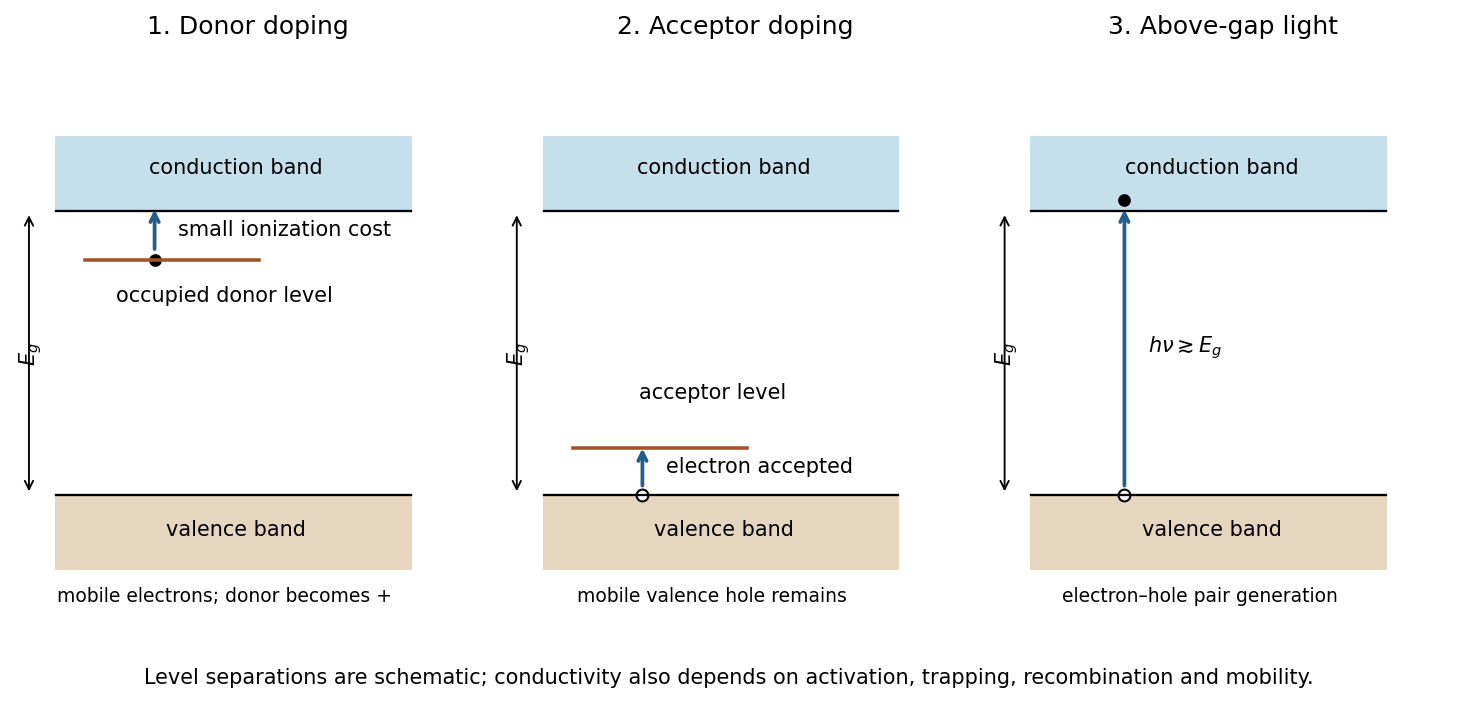

Write Python code to recreate this figure.
"""Original donor, acceptor and optical carrier-generation diagrams; NST IA Chemistry 2024."""
import matplotlib
matplotlib.use('Agg')
import matplotlib.pyplot as plt

fig,axs=plt.subplots(1,3,figsize=(10,4.7),facecolor='white')
for ax in axs:
    ax.set(xlim=(0,4),ylim=(-.5,4.6));ax.axis('off')
    ax.fill_between([.35,3.4],3.15,3.8,color='#c6dfed');ax.fill_between([.35,3.4],0,.65,color='#e7d6bf')
    ax.text(1.9,3.48,'conduction band',ha='center',fontsize=10);ax.text(1.9,.30,'valence band',ha='center',fontsize=10)
    ax.plot([.35,3.4],[3.15,3.15],color='black',lw=1.1);ax.plot([.35,3.4],[.65,.65],color='black',lw=1.1)
    ax.annotate('',(.12,3.15),(.12,.65),arrowprops={'arrowstyle':'<->','lw':.9});ax.text(.02,1.9,r'$E_g$',rotation=90,va='center')
def arrow(ax,x,y1,y2,label):
    ax.annotate('',(x,y2),(x,y1),arrowprops={'arrowstyle':'->','color':'#245f8a','lw':1.8});ax.text(x+.2,(y1+y2)/2,label,fontsize=10,va='center')
a=axs[0];a.set_title('1. Donor doping',fontsize=12)
a.plot([.6,2.1],[2.72,2.72],color='#a55129',lw=1.7);a.scatter([1.2],[2.72],s=26,color='black');arrow(a,1.2,2.78,3.2,'small ionization cost')
a.text(1.8,2.35,'occupied donor level',ha='center',fontsize=10);a.text(1.8,-.28,'mobile electrons; donor becomes +',ha='center',fontsize=9)
a=axs[1];a.set_title('2. Acceptor doping',fontsize=12)
a.plot([.6,2.1],[1.07,1.07],color='#a55129',lw=1.7);a.scatter([1.2],[.65],s=32,facecolor='white',edgecolor='black');arrow(a,1.2,.70,1.1,'electron accepted')
a.text(1.8,1.5,'acceptor level',ha='center',fontsize=10);a.text(1.8,-.28,'mobile valence hole remains',ha='center',fontsize=9)
a=axs[2];a.set_title('3. Above-gap light',fontsize=12)
arrow(a,1.15,.7,3.2,r'$h\nu\gtrsim E_g$');a.scatter([1.15],[3.25],s=26,color='black');a.scatter([1.15],[.65],s=32,facecolor='white',edgecolor='black')
a.text(1.8,-.28,'electron–hole pair generation',ha='center',fontsize=9)
fig.text(.5,.02,'Level separations are schematic; conductivity also depends on activation, trapping, recombination and mobility.',ha='center',fontsize=10)
fig.tight_layout(rect=(0,.07,1,1));fig.savefig('paper-1-band-diagrams.png',dpi=150,facecolor='white',bbox_inches='tight');plt.close(fig)
